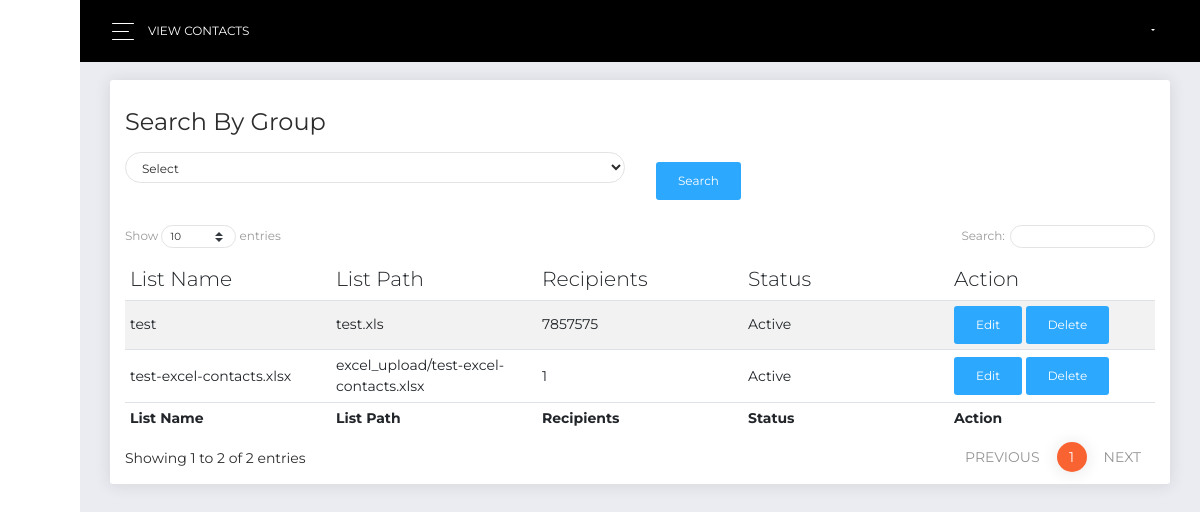
Page /view_contacts.php (signed in) on the committed database.
### tables this page shows
CREATE TABLE `numbers` (
  `numbers_id` int(11) NOT NULL,
  `contact_list_id` int(11) NOT NULL,
  `numbers_first_name` varchar(255) NOT NULL,
  `numbers_last_name` varchar(255) NOT NULL,
  `numbers_address` varchar(255) NOT NULL,
  `numbers_phone_number` varchar(255) NOT NULL,
  `numbers_phone_type` varchar(255) NOT NULL,
  `numbers_group_id` int(11) NOT NULL,
  `numbers_status` int(4) NOT NULL DEFAULT 1,
  `createdon` timestamp NOT NULL DEFAULT current_timestamp(),
  `conversation_sid` text NOT NULL,
  `chat_service_sid` text NOT NULL,
  `messaging_service_sid` text NOT NULL,
  `participant_sid` text NOT NULL,
  `identity` text NOT NULL,
  `conversation_response` text NOT NULL,
  `participant_response` text NOT NULL
);

CREATE TABLE `contact_list` (
  `id` int(11) NOT NULL,
  `list_name` text NOT NULL,
  `list_path` text NOT NULL,
  `recipients` int(11) NOT NULL,
  `status` varchar(100) NOT NULL
);

### view_contacts.php (the view, shortened to what this page needs)
<?php
  include 'inc/head.php';
  include 'connection.php';
  if (isset($_GET['group']) && !empty($_GET['group'])) {
    $query = "SELECT * FROM numbers where numbers_group_id = {$_GET['group']}";
  }
  else{
    $query = "SELECT * FROM numbers";
  }
  $result = mysqli_query($connect, $query);
?>
  <body class=" sidebar-mini ">
    <div class="wrapper ">
      <div class="main-panel" id="main-panel">
        <?php
          include 'inc/nav.php';
        ?>
        <div class="content">
    <div class="row">
      <div class="col-md-12">
        <div class="card">
          <div class="card-header">
            <h4 class="card-title">Search By Group</h4>
              <form>
                <div class="row">
                <div class="col-md-6">
                  <select class="form-control" name="group" required="">
                    <option>Select</option>
                  </select>
                </div>
                <div class="col-md-6 btn_up">
                  <input type="submit" value="Search" class="btn btn-info">
                </div>
                </div>
            </form>
          </div>
          <div class="card-body">
            <table id="datatable" class="table table-striped table-bordered" cellspacing="0" width="100%">
              <thead>
                <tr>
                  <th>List Name</th>
                  <th>List Path</th>
                  <th>Recipients</th>
                  <th>Status</th>
                  <th>Action</th>
                </tr>
              </thead>
              <tfoot>
                <tr>
                  <th>List Name</th>
                  <th>List Path</th>
                  <th>Recipients</th>
                  <th>Status</th>
                  <th>Action</th>
                </tr>
              </tfoot>
              <tbody>
                <?php while($row=mysqli_fetch_assoc($result)) {
                  $query_do = "SELECT list_name,list_path,recipients,status FROM contact_list where id = {$row['contact_list_id']}";
                  $result_do = mysqli_query($connect, $query_do);
                  $result_do = mysqli_fetch_assoc($result_do);
                ?>
                  <tr>
                    <td><?=$result_do['list_name']?></td>
                    <td><?=$result_do['list_path']?></td>
                    <td><?=$result_do['recipients']?></td>
                    <td><?=$result_do['status']?></td>
                    <td><a href="edit_contact.php?group=<?= $result_do['id'];?>&number=<?= $row['numbers_id']; ?>" class="btn btn-info"> Edit</a> <a href="delete_contact.php?group=<?= $result_do['id'];?>&number=<?= $row['numbers_id']; ?>" class="btn btn-info"> Delete</a></td>
                  </tr>
                <?php } ?>
              </tbody>
            </table>
          </div>
        </div>
      </div>
    </div>
  </div>
      </div>
    </div>
    <?php
      include 'inc/footer.php';
    ?>

### rows in the picture
numbers: contact_list.list_name "test", contact_list.list_path "test.xls", contact_list.recipients "7857575", contact_list.status "Active"
numbers: contact_list.list_name "test-excel-contacts.xlsx", contact_list.list_path "excel_upload/test-excel-contacts.xlsx", contact_list.recipients "1", contact_list.status "Active"

### other values in the picture
$page_name "VIEW CONTACTS"
